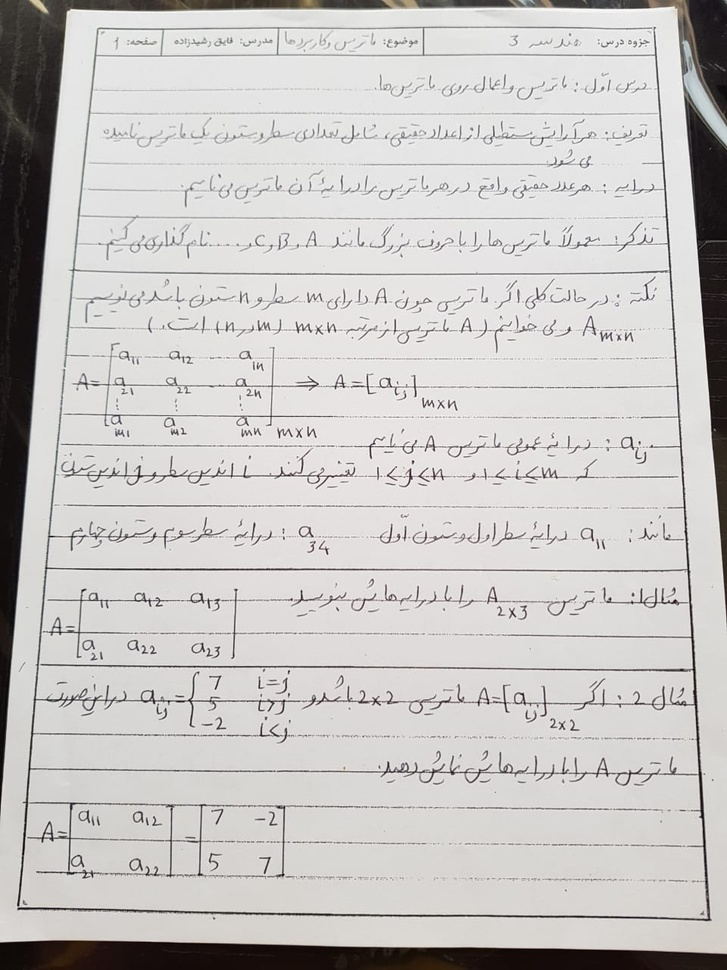
#> input picture images/img1.jpeg, 727 x 970 px, shrunk from 960 x 1280 before the run
$ python program.py
#> lines starting #> are read from the running program, lines starting #| are printed output that depends on the picture
from PIL import Image

img1 = Image.open("./images/img1.jpeg")
#> img1 is the input picture: PIL image 727x970 RGB; mean R, G, B 199.8, 197.6, 195.9
img2 = Image.open("./images/img2.jpeg")
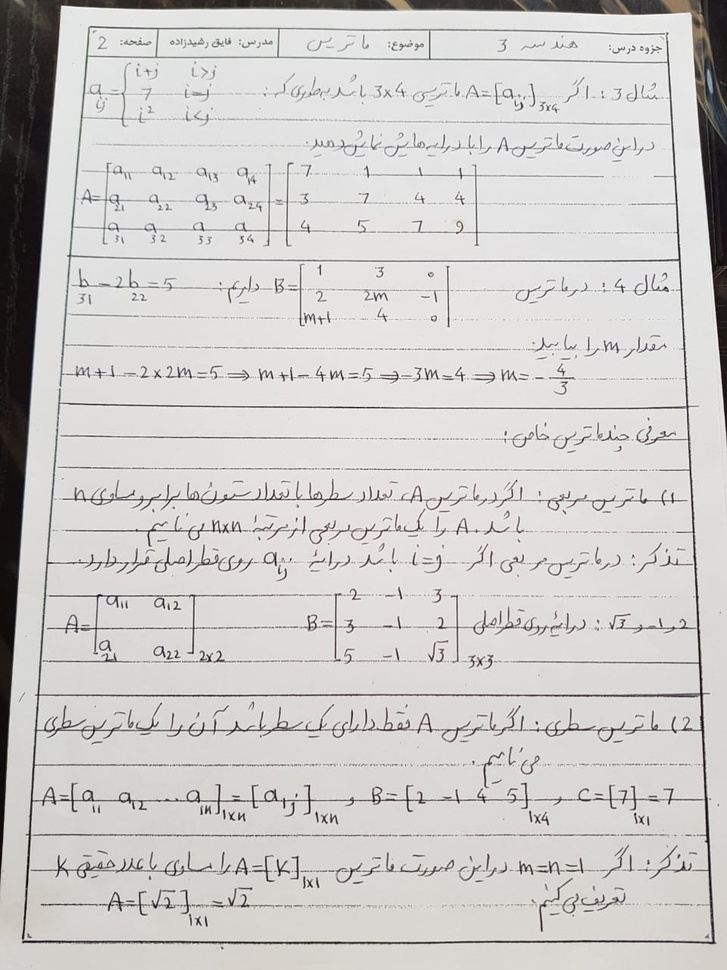
#> input picture images/img2.jpeg, 727 x 970 px, shrunk from 960 x 1280 before the run
#> img2 is the input picture: PIL image 727x970 RGB; mean R, G, B 205, 202.8, 201.3
img3 = Image.open("./images/img3.jpeg")
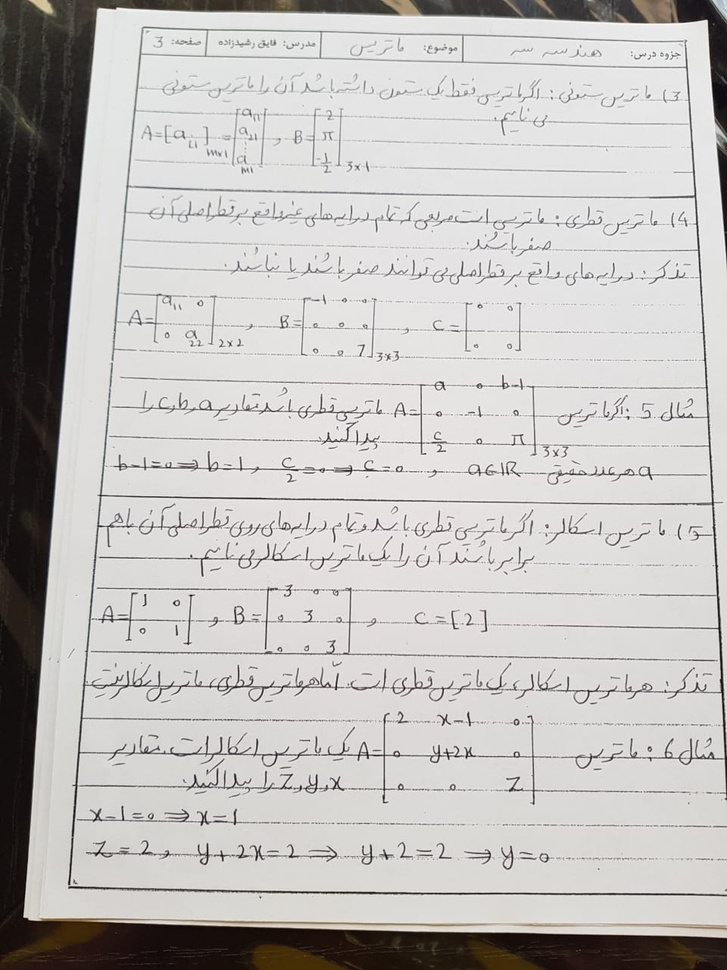
#> input picture images/img3.jpeg, 727 x 970 px, shrunk from 960 x 1280 before the run
#> img3 is the input picture: PIL image 727x970 RGB; mean R, G, B 192.2, 189.8, 187.8
img4 = Image.open("./images/img4.jpeg")
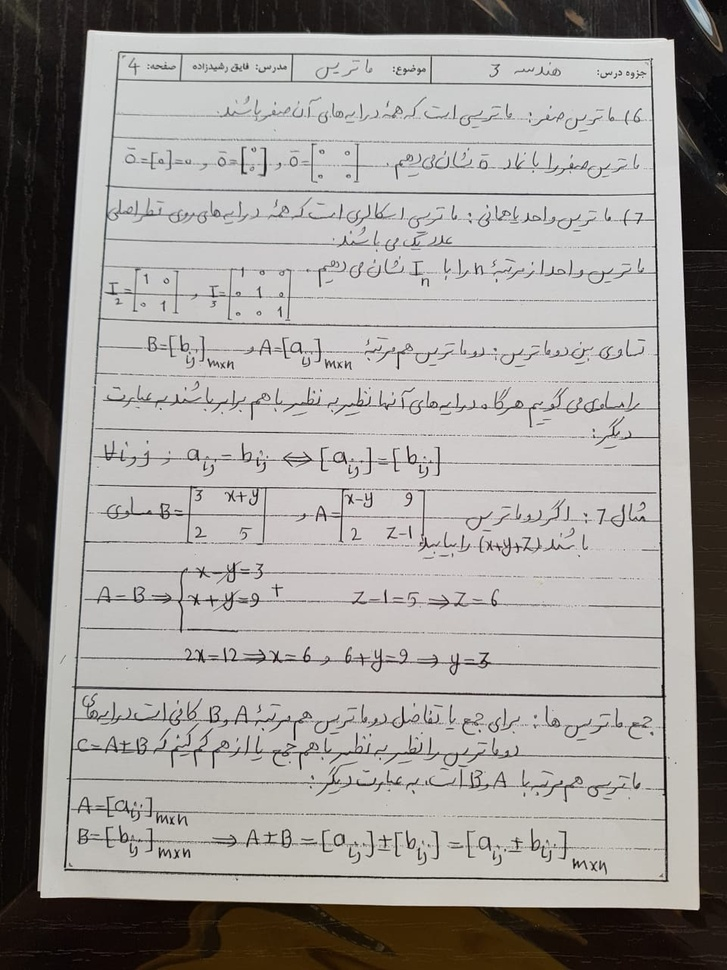
#> input picture images/img4.jpeg, 727 x 970 px, shrunk from 960 x 1280 before the run
#> img4 is the input picture: PIL image 727x970 RGB; mean R, G, B 155.8, 152.4, 149.5

im_list = [img2, img3, img4]

pdf1_filename = "./output/output.pdf"

img1.save(pdf1_filename, "PDF", resolution=100.0, save_all=True, append_images=im_list)
